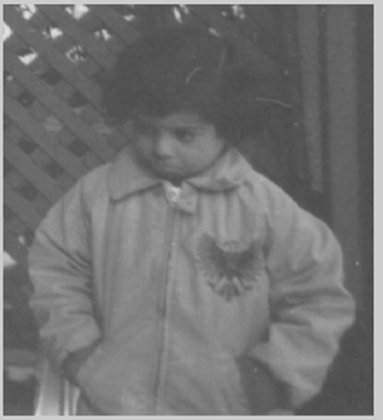
%> input picture Digital-Image-Processing/Equalization/1.png, 383 x 420 px, shrunk from 525 x 575 before the run
$ octave work2.m   (GNU Octave 9; MATLAB toolbox functions it lacks are replaced by stand-ins)
%> lines starting %> are read from the running program, lines starting %| are printed output that depends on the picture

%Read image
A = imread('1.png');
%> A is the input picture: size 420x383 uint8; min 67, max 225, mean 115.1
[m,n] = size(A);
%> m = 420; n = 383
imsize = m*n;
%> imsize = 160860

%Equalization
h=zeros(1 , 256);
for i =1 : m
    for j = 1 : n
        h(A(i,j)+1) =  h(A(i,j)+1)+1;
    end
end
%> after the loop, h = 256 values, max 6153 at index 84, min 0 at index 1, mean 628.4
%概率
p = [];
for i = 1 : 256
    p(i) = double(h(i)/imsize);
end
%> after the loop, p = 256 values, max 0.0383 at index 84, min 0 at index 1, mean 0.00391
%分布
F = zeros(1 ,256);
F(1) = p(1);
for i = 2 : 256
    F(i)  = F(i-1)+p(i);
end
%> after the loop, F = 256 values from 0 to 1
%对应
s = [];
for i = 1 : 256
    s(i) = round(F(i)*255);
end
%> after the loop, s = 256 values from 0 to 255
%均衡化对应变换
for i =1 : m
    for j = 1 : n
         A(i ,j) = s(A(i , j)+1);
    end
end
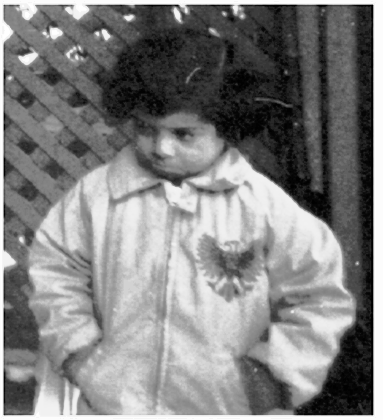
%> A: size 420x383 uint8; min 0, max 255, mean 129.5
%再次统计直方图
nh = zeros(1,256);
for i =1 : m
    for j = 1 : n
        nh(A(i,j)+1) =  nh(A(i,j)+1)+1;
    end
end
%> after the loop, nh = 256 values, max 6153 at index 35, min 0 at index 4, mean 628.4

%showImg
figure;
imshow(A);
imwrite(A,'2.jpg');

% [9 lines of commented-out code are left out]
